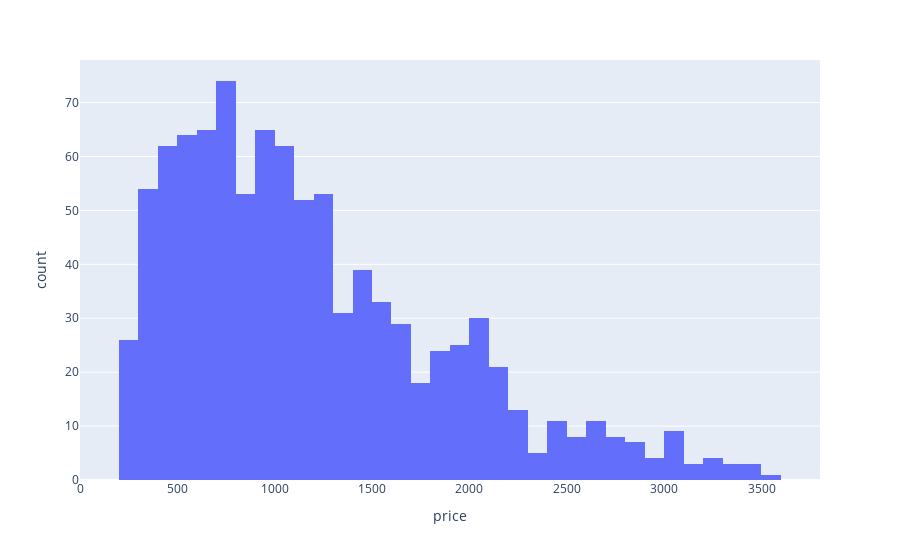

Source (notebook cell):
### Code cell
px.histogram(laptops_train, x="price", range_x=[0, 3800])

### Figure 1 — Plotly figure (JSON) as saved in the notebook; plotly's stock layout.template omitted (floating-point values rounded to 4 significant figures; data arrays with more than 128 entries replaced by an {"elided": "..."} marker saying what was removed)
{"data": [{"alignmentgroup": "True", "bingroup": "x", "hovertemplate": "price=%{x}<br>count=%{y}<extra></extra>", "legendgroup": "", "marker": {"color": "#636efa", "pattern": {"shape": ""}}, "name": "", "offsetgroup": "", "orientation": "v", "showlegend": false, "type": "histogram", "x": {"elided": "977 int values"}, "xaxis": "x", "yaxis": "y"}], "layout": {"autosize": true, "barmode": "relative", "legend": {"tracegroupgap": 0}, "margin": {"t": 60}, "xaxis": {"anchor": "y", "domain": [0, 1], "range": [0, 3800], "title": {"text": "price"}, "type": "linear"}, "yaxis": {"anchor": "x", "autorange": true, "domain": [0, 1], "range": [0, 77.89], "title": {"text": "count"}}}}
